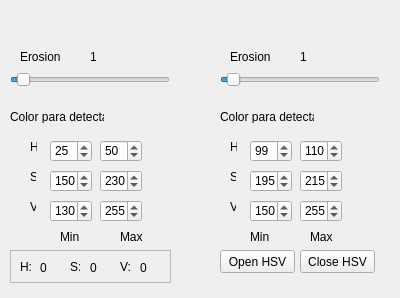
<?xml version="1.0" encoding="UTF-8"?>
<ui version="4.0">
 <class>VentanaAjustes</class>
 <widget class="QWidget" name="VentanaAjustes">
  <property name="geometry">
   <rect>
    <x>0</x>
    <y>0</y>
    <width>400</width>
    <height>298</height>
   </rect>
  </property>
  <property name="minimumSize">
   <size>
    <width>400</width>
    <height>298</height>
   </size>
  </property>
  <property name="maximumSize">
   <size>
    <width>400</width>
    <height>298</height>
   </size>
  </property>
  <property name="windowTitle">
   <string>Pollock Effect - Costa Rica Institute of Technology</string>
  </property>
  <property name="windowIcon">
   <iconset resource="images.qrc">
    <normaloff>:/images/icon.png</normaloff>:/images/icon.png</iconset>
  </property>
  <widget class="QLabel" name="label">
   <property name="geometry">
    <rect>
     <x>0</x>
     <y>0</y>
     <width>400</width>
     <height>300</height>
    </rect>
   </property>
   <property name="text">
    <string/>
   </property>
   <property name="pixmap">
    <pixmap resource="images.qrc">:/images/ventanaAjustes.jpg</pixmap>
   </property>
  </widget>
  <widget class="QFrame" name="frame_click_hsv">
   <property name="geometry">
    <rect>
     <x>10</x>
     <y>250</y>
     <width>161</width>
     <height>33</height>
    </rect>
   </property>
   <property name="frameShape">
    <enum>QFrame::StyledPanel</enum>
   </property>
   <property name="frameShadow">
    <enum>QFrame::Raised</enum>
   </property>
   <widget class="QLabel" name="label_33">
    <property name="geometry">
     <rect>
      <x>10</x>
      <y>10</y>
      <width>11</width>
      <height>13</height>
     </rect>
    </property>
    <property name="text">
     <string>H:</string>
    </property>
   </widget>
   <widget class="QLabel" name="label_34">
    <property name="geometry">
     <rect>
      <x>60</x>
      <y>10</y>
      <width>10</width>
      <height>13</height>
     </rect>
    </property>
    <property name="text">
     <string>S:</string>
    </property>
   </widget>
   <widget class="QLabel" name="label_35">
    <property name="geometry">
     <rect>
      <x>110</x>
      <y>10</y>
      <width>10</width>
      <height>13</height>
     </rect>
    </property>
    <property name="text">
     <string>V:</string>
    </property>
   </widget>
   <widget class="QLabel" name="label_click_h">
    <property name="geometry">
     <rect>
      <x>30</x>
      <y>10</y>
      <width>31</width>
      <height>16</height>
     </rect>
    </property>
    <property name="text">
     <string>0</string>
    </property>
   </widget>
   <widget class="QLabel" name="label_click_s">
    <property name="geometry">
     <rect>
      <x>80</x>
      <y>10</y>
      <width>31</width>
      <height>16</height>
     </rect>
    </property>
    <property name="text">
     <string>0</string>
    </property>
   </widget>
   <widget class="QLabel" name="label_click_v">
    <property name="geometry">
     <rect>
      <x>130</x>
      <y>10</y>
      <width>31</width>
      <height>16</height>
     </rect>
    </property>
    <property name="text">
     <string>0</string>
    </property>
   </widget>
   <zorder>label_33</zorder>
   <zorder>label_click_h</zorder>
   <zorder>label_click_s</zorder>
   <zorder>label_click_v</zorder>
   <zorder>label_35</zorder>
   <zorder>label_34</zorder>
  </widget>
  <widget class="QSlider" name="barra_erode_der">
   <property name="geometry">
    <rect>
     <x>220</x>
     <y>70</y>
     <width>160</width>
     <height>19</height>
    </rect>
   </property>
   <property name="maximum">
    <number>25</number>
   </property>
   <property name="pageStep">
    <number>5</number>
   </property>
   <property name="value">
    <number>1</number>
   </property>
   <property name="orientation">
    <enum>Qt::Horizontal</enum>
   </property>
  </widget>
  <widget class="QSpinBox" name="h_min_der">
   <property name="geometry">
    <rect>
     <x>250</x>
     <y>140</y>
     <width>42</width>
     <height>22</height>
    </rect>
   </property>
   <property name="maximum">
    <number>500</number>
   </property>
   <property name="value">
    <number>99</number>
   </property>
  </widget>
  <widget class="QLabel" name="label_28">
   <property name="geometry">
    <rect>
     <x>230</x>
     <y>170</y>
     <width>6</width>
     <height>13</height>
    </rect>
   </property>
   <property name="text">
    <string>S</string>
   </property>
  </widget>
  <widget class="QSlider" name="barra_erode_izq">
   <property name="geometry">
    <rect>
     <x>10</x>
     <y>70</y>
     <width>160</width>
     <height>19</height>
    </rect>
   </property>
   <property name="maximum">
    <number>25</number>
   </property>
   <property name="pageStep">
    <number>5</number>
   </property>
   <property name="value">
    <number>1</number>
   </property>
   <property name="orientation">
    <enum>Qt::Horizontal</enum>
   </property>
  </widget>
  <widget class="QLabel" name="label_20">
   <property name="geometry">
    <rect>
     <x>300</x>
     <y>50</y>
     <width>46</width>
     <height>13</height>
    </rect>
   </property>
   <property name="text">
    <string>1</string>
   </property>
  </widget>
  <widget class="QLabel" name="label_24">
   <property name="geometry">
    <rect>
     <x>30</x>
     <y>170</y>
     <width>6</width>
     <height>13</height>
    </rect>
   </property>
   <property name="text">
    <string>S</string>
   </property>
  </widget>
  <widget class="QLabel" name="label_19">
   <property name="geometry">
    <rect>
     <x>230</x>
     <y>50</y>
     <width>46</width>
     <height>13</height>
    </rect>
   </property>
   <property name="text">
    <string>Erosion</string>
   </property>
  </widget>
  <widget class="QSpinBox" name="v_max_izq">
   <property name="geometry">
    <rect>
     <x>100</x>
     <y>200</y>
     <width>42</width>
     <height>22</height>
    </rect>
   </property>
   <property name="maximum">
    <number>500</number>
   </property>
   <property name="value">
    <number>255</number>
   </property>
  </widget>
  <widget class="QSpinBox" name="s_min_izq">
   <property name="geometry">
    <rect>
     <x>50</x>
     <y>170</y>
     <width>42</width>
     <height>22</height>
    </rect>
   </property>
   <property name="maximum">
    <number>500</number>
   </property>
   <property name="value">
    <number>150</number>
   </property>
  </widget>
  <widget class="QPushButton" name="btn_hsv_ajustes">
   <property name="geometry">
    <rect>
     <x>220</x>
     <y>250</y>
     <width>75</width>
     <height>23</height>
    </rect>
   </property>
   <property name="text">
    <string>Open HSV</string>
   </property>
  </widget>
  <widget class="QSpinBox" name="v_min_izq">
   <property name="geometry">
    <rect>
     <x>50</x>
     <y>200</y>
     <width>42</width>
     <height>22</height>
    </rect>
   </property>
   <property name="maximum">
    <number>500</number>
   </property>
   <property name="value">
    <number>130</number>
   </property>
  </widget>
  <widget class="QSpinBox" name="s_min_der">
   <property name="geometry">
    <rect>
     <x>250</x>
     <y>170</y>
     <width>42</width>
     <height>22</height>
    </rect>
   </property>
   <property name="maximum">
    <number>500</number>
   </property>
   <property name="value">
    <number>195</number>
   </property>
  </widget>
  <widget class="QSpinBox" name="s_max_izq">
   <property name="geometry">
    <rect>
     <x>100</x>
     <y>170</y>
     <width>42</width>
     <height>22</height>
    </rect>
   </property>
   <property name="maximum">
    <number>500</number>
   </property>
   <property name="value">
    <number>230</number>
   </property>
  </widget>
  <widget class="QLabel" name="label_26">
   <property name="geometry">
    <rect>
     <x>230</x>
     <y>140</y>
     <width>7</width>
     <height>13</height>
    </rect>
   </property>
   <property name="text">
    <string>H</string>
   </property>
  </widget>
  <widget class="QPushButton" name="btn_cerrar_hsv">
   <property name="geometry">
    <rect>
     <x>300</x>
     <y>250</y>
     <width>75</width>
     <height>23</height>
    </rect>
   </property>
   <property name="text">
    <string>Close HSV</string>
   </property>
  </widget>
  <widget class="QLabel" name="label_23">
   <property name="geometry">
    <rect>
     <x>30</x>
     <y>140</y>
     <width>7</width>
     <height>13</height>
    </rect>
   </property>
   <property name="text">
    <string>H</string>
   </property>
  </widget>
  <widget class="QLabel" name="label_18">
   <property name="geometry">
    <rect>
     <x>90</x>
     <y>50</y>
     <width>46</width>
     <height>13</height>
    </rect>
   </property>
   <property name="text">
    <string>1</string>
   </property>
  </widget>
  <widget class="QSpinBox" name="s_max_der">
   <property name="geometry">
    <rect>
     <x>300</x>
     <y>170</y>
     <width>42</width>
     <height>22</height>
    </rect>
   </property>
   <property name="maximum">
    <number>500</number>
   </property>
   <property name="value">
    <number>215</number>
   </property>
  </widget>
  <widget class="QLabel" name="label_30">
   <property name="geometry">
    <rect>
     <x>120</x>
     <y>230</y>
     <width>46</width>
     <height>13</height>
    </rect>
   </property>
   <property name="text">
    <string>Max</string>
   </property>
  </widget>
  <widget class="QLabel" name="label_29">
   <property name="geometry">
    <rect>
     <x>60</x>
     <y>230</y>
     <width>46</width>
     <height>13</height>
    </rect>
   </property>
   <property name="text">
    <string>Min</string>
   </property>
  </widget>
  <widget class="QLabel" name="label_39">
   <property name="geometry">
    <rect>
     <x>220</x>
     <y>110</y>
     <width>94</width>
     <height>13</height>
    </rect>
   </property>
   <property name="text">
    <string>Color para detectar</string>
   </property>
  </widget>
  <widget class="QSpinBox" name="v_max_der">
   <property name="geometry">
    <rect>
     <x>300</x>
     <y>200</y>
     <width>42</width>
     <height>22</height>
    </rect>
   </property>
   <property name="maximum">
    <number>500</number>
   </property>
   <property name="value">
    <number>255</number>
   </property>
  </widget>
  <widget class="QLabel" name="label_41">
   <property name="geometry">
    <rect>
     <x>310</x>
     <y>230</y>
     <width>46</width>
     <height>13</height>
    </rect>
   </property>
   <property name="text">
    <string>Max</string>
   </property>
  </widget>
  <widget class="QLabel" name="label_21">
   <property name="geometry">
    <rect>
     <x>10</x>
     <y>110</y>
     <width>94</width>
     <height>13</height>
    </rect>
   </property>
   <property name="text">
    <string>Color para detectar</string>
   </property>
  </widget>
  <widget class="QLabel" name="label_17">
   <property name="geometry">
    <rect>
     <x>20</x>
     <y>50</y>
     <width>46</width>
     <height>13</height>
    </rect>
   </property>
   <property name="text">
    <string>Erosion</string>
   </property>
  </widget>
  <widget class="QSpinBox" name="h_min_izq">
   <property name="geometry">
    <rect>
     <x>50</x>
     <y>140</y>
     <width>42</width>
     <height>22</height>
    </rect>
   </property>
   <property name="maximum">
    <number>500</number>
   </property>
   <property name="value">
    <number>25</number>
   </property>
  </widget>
  <widget class="QSpinBox" name="h_max_izq">
   <property name="geometry">
    <rect>
     <x>100</x>
     <y>140</y>
     <width>42</width>
     <height>22</height>
    </rect>
   </property>
   <property name="maximum">
    <number>500</number>
   </property>
   <property name="value">
    <number>50</number>
   </property>
  </widget>
  <widget class="QSpinBox" name="v_min_der">
   <property name="geometry">
    <rect>
     <x>250</x>
     <y>200</y>
     <width>42</width>
     <height>22</height>
    </rect>
   </property>
   <property name="maximum">
    <number>500</number>
   </property>
   <property name="value">
    <number>150</number>
   </property>
  </widget>
  <widget class="QLabel" name="label_40">
   <property name="geometry">
    <rect>
     <x>250</x>
     <y>230</y>
     <width>46</width>
     <height>13</height>
    </rect>
   </property>
   <property name="text">
    <string>Min</string>
   </property>
  </widget>
  <widget class="QSpinBox" name="h_max_der">
   <property name="geometry">
    <rect>
     <x>300</x>
     <y>140</y>
     <width>42</width>
     <height>22</height>
    </rect>
   </property>
   <property name="maximum">
    <number>500</number>
   </property>
   <property name="value">
    <number>110</number>
   </property>
  </widget>
  <widget class="QLabel" name="label_27">
   <property name="geometry">
    <rect>
     <x>230</x>
     <y>200</y>
     <width>6</width>
     <height>13</height>
    </rect>
   </property>
   <property name="text">
    <string>V</string>
   </property>
  </widget>
  <widget class="QLabel" name="label_25">
   <property name="geometry">
    <rect>
     <x>30</x>
     <y>200</y>
     <width>6</width>
     <height>13</height>
    </rect>
   </property>
   <property name="text">
    <string>V</string>
   </property>
  </widget>
 </widget>
 <resources>
  <include location="images.qrc"/>
 </resources>
 <connections>
  <connection>
   <sender>barra_erode_izq</sender>
   <signal>valueChanged(int)</signal>
   <receiver>label_18</receiver>
   <slot>setNum(int)</slot>
   <hints>
    <hint type="sourcelabel">
     <x>308</x>
     <y>130</y>
    </hint>
    <hint type="destinationlabel">
     <x>318</x>
     <y>111</y>
    </hint>
   </hints>
  </connection>
  <connection>
   <sender>barra_erode_der</sender>
   <signal>valueChanged(int)</signal>
   <receiver>label_20</receiver>
   <slot>setNum(int)</slot>
   <hints>
    <hint type="sourcelabel">
     <x>517</x>
     <y>129</y>
    </hint>
    <hint type="destinationlabel">
     <x>528</x>
     <y>106</y>
    </hint>
   </hints>
  </connection>
 </connections>
</ui>
